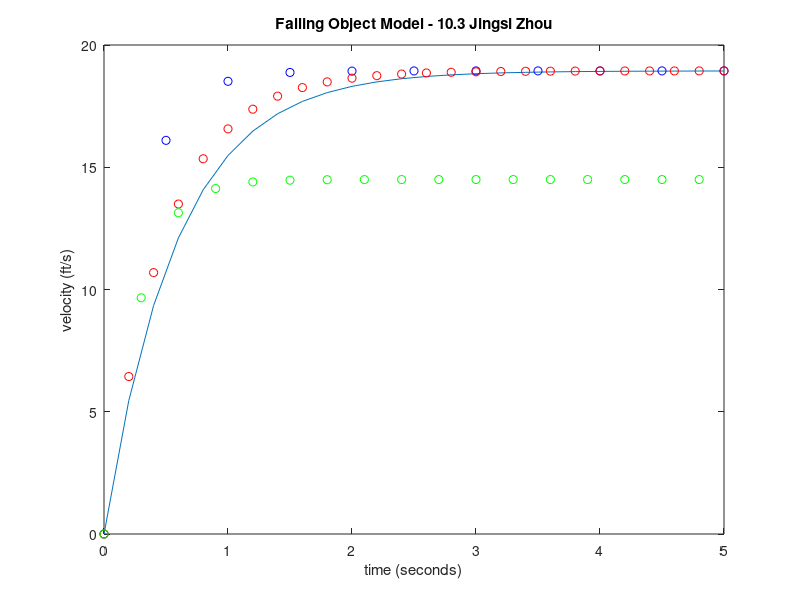

Source code (MATLAB):
t = [0:0.2:5];
g = 32.2;
rho = 1.7;
y = (-32.2/1.7).*exp(-rho.*t) + g/rho;
plot(t,y);
xlabel('time (seconds)')
ylabel('velocity (ft/s)')
title('Falling Object Model - 10.3 Jingsi Zhou')
hold on
%h = 0.5
euler_5 = [0];
p = 1;
y_i = 0; %first deriv for t=0
for t = [0:0.5:5]
    deriv_i =  -rho*y_i^p + g;
    y_ip1 = y_i + deriv_i*0.5;
    euler_5(length(euler_5)+1) = y_ip1;
    y_i = y_ip1;
end
t2 = [0:0.5:5];
plot(t2, euler_5(1:end-1), 'ob');
%h = 0.2
euler_2 = [0];
p = 1;
y_i = 0; %first deriv for t=0
for t = [0:0.2:5]
    deriv_i =  -rho*y_i^p + g;
    y_ip1 = y_i + deriv_i*0.2;
    euler_2(length(euler_2)+1) = y_ip1;
    y_i = y_ip1;
end
t3 = [0:0.2:5];
plot(t3, euler_2(1:end-1), 'or');
%p= 1.1
euler_p4 = [0];
p = 1.1;
y_i = 0; %first deriv for t=0
for t = [0:0.3:5]
    deriv_i =  -rho*y_i^p + g;
    y_ip1 = y_i + deriv_i*0.3;
    euler_p4(length(euler_p4)+1) = y_ip1;
    y_i = y_ip1;
end
t3 = [0:0.3:5];
plot(t3, euler_p4(1:end-1), 'og');